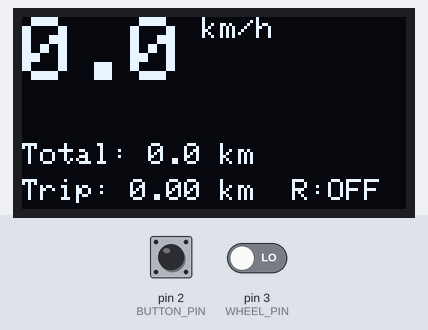
Simulated run of this sketch. Board: Arduino Uno, built with avr-gcc and run on an emulated ATmega328P. Shown: 128×64 one-colour display. The inputs (shaded band) are chosen by the test bench; at power-on: pin 2 (BUTTON_PIN) HIGH, pin 3 (WHEEL_PIN) LOW.

Above: at 3.2 s.
3.3 s: pin 2 (BUTTON_PIN) pulled LOW for 1 s
At 4.5 s:
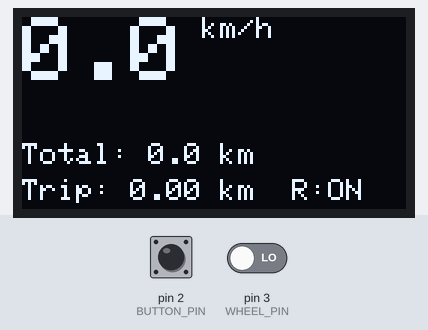
6.2 s: pin 3 (WHEEL_PIN) driven HIGH
At 7.6 s:
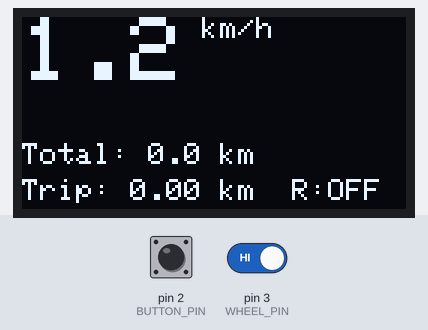
9.2 s: pin 2 (BUTTON_PIN) pulled LOW for 3.2 s
At 10.7 s:
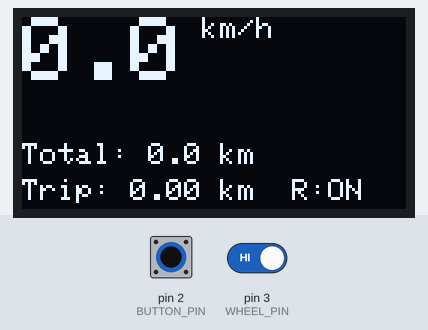
Timing chart, 0 to 12.2 s (numbered marks = the images above; inputs shaded):
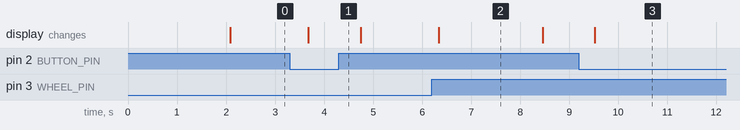

Measured:
- after the input at 3.3 s, the display: changes after 0.38 s (image 1)
- after the input at 6.2 s, the display: changes after 0.14 s (image 2)
- after the input at 9.2 s, the display: changes after 0.32 s (image 3)
- what the display in image 2 shows lasts 2.2 s, from 6.3 s to 8.5 s

The sketch:

speed_odo_trip.ino
```cpp
// Libraries
#include <SPI.h>
#include <Wire.h>
#include <Adafruit_GFX.h>
#include <Adafruit_SSD1306.h>
#include <LowPower.h>

// Forward declarations
void buttonHandler();
void wheelHandler();
void updateButton();
void updateWheel();
void updateDisplay();
float readEEPROM();
void writeEEPROM(float value);

// Display settings
#define SCREEN_WIDTH 128 // OLED display width, in pixels
#define SCREEN_HEIGHT 64 // OLED display height, in pixels
#define OLED_MOSI   9
#define OLED_CLK   10
#define OLED_DC    11
#define OLED_CS    12
#define OLED_RESET 13
Adafruit_SSD1306 display(SCREEN_WIDTH, SCREEN_HEIGHT,
  OLED_MOSI, OLED_CLK, OLED_DC, OLED_RESET, OLED_CS);
unsigned long lastDisplayUpdate = 0;
#define DISPLAY_INTERVAL 500

// Button settings
#define BUTTON_PIN 2 // Pin for the reset button
#define BUTTON_DEBOUNCE 50 // Debounce time in milliseconds
volatile bool buttonState = false; // Current state of the button
bool lastButtonState = false; // Previous state of the button
volatile unsigned long lastButtonDebounceTime = 0; // Last time the button state changed

// Wheel settings
#define WHEEL_PIN 3 // Pin for the wheel sensor
#define WHEEL_DIAMETER 0.66 // Wheel diameter in meters
#define WHEEL_CIRCUMFERENCE (WHEEL_DIAMETER * PI) // Wheel circumference in meters
volatile unsigned long wheelCount = 0; // Number of wheel rotations since last update
volatile unsigned long lastWheelTime = 0; // Last time the wheel rotated
volatile unsigned long lastWheelTime_prev = 0; // Second to last wheel rotation time
float wheelSpeed = 0; // Current speed in km/h
float tripDistance = 0; // Current trip distance in km
float totalDistance = 0; // Total distance in km
#define WHEEL_TIMEOUT 300000 // Timeout for wheel inactivity in milliseconds
#define WHEEL_MIN_SPEED 0.5 // Minimum speed to consider in km/h

// EEPROM settings
#include <EEPROM.h>
#define EEPROM_SIZE 4 // Size of EEPROM in bytes
#define EEPROM_ADDR 0 // Starting address of EEPROM

// Sleep settings
#define SLEEP_TIME 8 // Sleep time in seconds
#define SLEEP_CYCLES (WHEEL_TIMEOUT / (SLEEP_TIME * 1000)) // Number of sleep cycles before deep sleep
unsigned int sleepCount = 0; // Number of sleep cycles

// Setup function
void setup() {
  // Initialize serial communication
  Serial.begin(9600);

  // Initialize display
  display.begin(SSD1306_SWITCHCAPVCC);
  display.clearDisplay();
  display.setTextSize(1);
  display.setTextColor(WHITE);
  display.setCursor(0,0);
  display.println("Bicycle Computer");
  display.display();
  delay(2000);

  // Initialize button
  pinMode(BUTTON_PIN, INPUT_PULLUP);
  attachInterrupt(digitalPinToInterrupt(BUTTON_PIN), buttonHandler, CHANGE);

  // Initialize wheel
  pinMode(WHEEL_PIN, INPUT);
  attachInterrupt(digitalPinToInterrupt(WHEEL_PIN), wheelHandler, RISING);

  // Read total distance from EEPROM
  totalDistance = readEEPROM();
  if (isnan(totalDistance)) totalDistance = 0;
}

// Loop function
void loop() {
  // Update button state
  updateButton();

  // Update wheel speed and distance
  updateWheel();

  // Update display
  if (millis() - lastDisplayUpdate >= DISPLAY_INTERVAL) {
    updateDisplay();
    lastDisplayUpdate = millis();
  }

  // Check if wheel is inactive
  if (millis() - lastWheelTime > WHEEL_TIMEOUT) {
    // Increment sleep count
    sleepCount++;

    // Check if sleep count reached the limit
    if (sleepCount >= SLEEP_CYCLES) {
      // Save trip and total distance to EEPROM
      writeEEPROM(totalDistance);

      // Clear display
      display.clearDisplay();
      display.display();

      // Enter deep sleep mode
      LowPower.powerDown(SLEEP_FOREVER, ADC_OFF, BOD_OFF);

      // Reset sleep count
      sleepCount = 0;
    }
    else {
      // Enter sleep mode
      LowPower.sleep(SLEEP_TIME * 1000);
    }
  }
  else {
    // Reset sleep count
    sleepCount = 0;
  }
}

// Button interrupt handler
void buttonHandler() {
  // Get the current time
  unsigned long currentTime = millis();

  // Check if the button state changed
  if (currentTime - lastButtonDebounceTime > BUTTON_DEBOUNCE) {
    // Update the last debounce time
    lastButtonDebounceTime = currentTime;

    // Toggle the button state
    buttonState = !buttonState;
  }
}

// Wheel interrupt handler
void wheelHandler() {
  // Increment the wheel count
  wheelCount++;

  // Update the last wheel time
  lastWheelTime_prev = lastWheelTime;
  lastWheelTime = millis();
}

// Update button state
void updateButton() {
  bool currentButtonState;
  noInterrupts();
  currentButtonState = buttonState;
  interrupts();

  // Check if the button state changed
  if (currentButtonState != lastButtonState) {
    // Update the last button state
    lastButtonState = currentButtonState;

    // Check if the button is pressed
    if (currentButtonState == true) {
      // Reset the trip distance
      tripDistance = 0;
    }
  }
}

// Update wheel speed and distance
void updateWheel() {
  unsigned long count;
  unsigned long lastTime;
  unsigned long lastTime_prev;
  unsigned long currentTime = millis();

  noInterrupts();
  count = wheelCount;
  lastTime = lastWheelTime;
  lastTime_prev = lastWheelTime_prev;
  wheelCount = 0;
  interrupts();

  if (count > 0) {
    unsigned long timeElapsed = lastTime - lastTime_prev;
    if (timeElapsed > 0) {
        wheelSpeed = (WHEEL_CIRCUMFERENCE * 3600.0) / timeElapsed;
    }

    if (wheelSpeed > WHEEL_MIN_SPEED) {
        float distance = (WHEEL_CIRCUMFERENCE * count) / 1000.0;
        tripDistance += distance;
        totalDistance += distance;
    }
  } else {
    if (currentTime - lastTime > 2000) {
        wheelSpeed = 0;
    }
  }
}

// Update display
void updateDisplay() {
  // Clear display
  display.clearDisplay();

  // Display current speed in big font
  display.setTextSize(3);
  display.setTextColor(WHITE);
  display.setCursor(0, 0);
  display.print(wheelSpeed, 1);
  display.setTextSize(1);
  display.print(" km/h");

  // Middle line: Total Distance
  display.setTextSize(1);
  display.setCursor(0, 42);
  display.print("Total: ");
  display.print(totalDistance, 1);
  display.print(" km");

  // Bottom line: Trip and Reset state
  display.setCursor(0, 54);
  display.print("Trip: ");
  display.print(tripDistance, 2);
  display.print(" km");

  display.setCursor(90, 54);
  display.print("R:");
  display.print(buttonState ? "ON" : "OFF");

  // Display the data
  display.display();
}

// Read float value from EEPROM
float readEEPROM() {
  // Create a union of shared memory space
  union {
    float f;
    byte b[4];
  } data;

  // Read 4 bytes from EEPROM into the union
  for (int i = 0; i < 4; i++) {
    data.b[i] = EEPROM.read(EEPROM_ADDR + i);
  }

  // Return the float value
  return data.f;
}

// Write float value to EEPROM
void writeEEPROM(float value) {
  // Create a union of shared memory space
  union {
    float f;
    byte b[4];
  } data;

  // Assign the float value to the union
  data.f = value;

  // Write 4 bytes from the union to EEPROM
  for (int i = 0; i < 4; i++) {
    EEPROM.write(EEPROM_ADDR + i, data.b[i]);
  }
}
```
